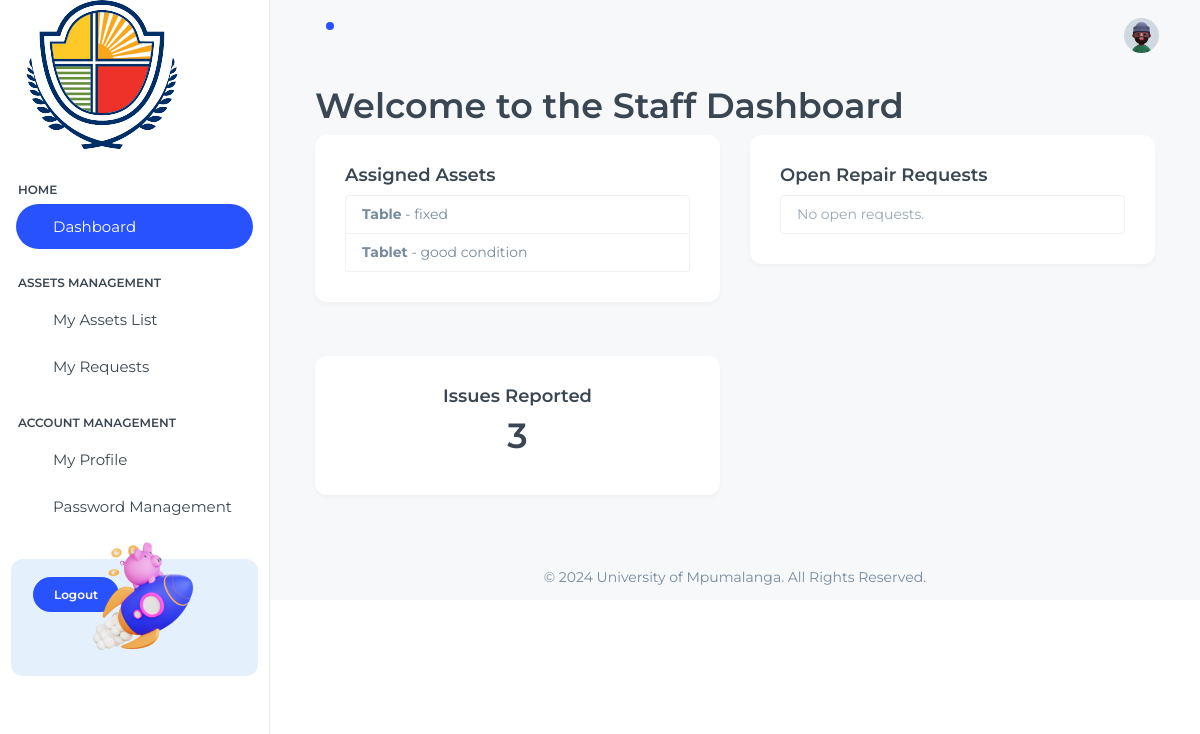
The page /staff/dashboard/ (signed in) on the database its author committed.
### administration/models.py (models this page shows, shortened)
class Asset(models.Model):
    name = models.CharField(max_length=100)
    university_barcode = models.CharField(max_length=50, unique=True)
    serial_number = models.CharField(max_length=50, unique=True)
    image = models.ImageField(upload_to='assets/images/')
    status = models.CharField(max_length=20, choices=[
        ('damaged', 'Damaged'),
        ('good condition', 'Good Condition'),
        ('fixed', 'Fixed'),
        ('missing', 'Missing')
    ])
    owner = models.ForeignKey(Staff, on_delete=models.SET_NULL, null=True, blank=True)

### staff/views.py (the view)
# urls.py: path('dashboard/', StaffDashboardView.as_view(), name='staff-dashboard'),
class StaffDashboardView(TemplateView):
    template_name = "staff/pages/home/index.html"
    def get_context_data(self, **kwargs):
        context = super().get_context_data(**kwargs)
        staff_user = self.request.user  # Get the logged-in user
        try:
            staff = staff_user.staff  # Assuming a OneToOne relationship with the Staff model
        except AttributeError:
            staff = None
        if staff:
            context['logged_in_user'] = staff_user  # Add user details
            context['assigned_assets'] = Asset.objects.filter(owner=staff)  # Assets assigned to the staff
            context['open_requests'] = RepairRequest.objects.filter(
                asset__owner=staff, status__in=['pending', 'in_progress']
            )
            context['issue_count'] = RepairRequest.objects.filter(asset__owner=staff).count()
        else:
            context['logged_in_user'] = staff_user  # Add user details (fallback)
            context['assigned_assets'] = []
            context['open_requests'] = []
            context['issue_count'] = 0
        return context

### staff/templates/staff/pages/home/index.html (shortened to what this page needs)
{% extends "staff/global/base.html" %}
{% load static %}
{% block content %}
<div class="container-fluid">
    <h1>Welcome to the Staff Dashboard</h1>
    <div class="row">
        <div class="col-md-6">
            <div class="card">
                <div class="card-body">
                    <h5 class="card-title">Assigned Assets</h5>
                    <ul class="list-group">
                        {% for asset in assigned_assets %}
                            <li class="list-group-item">
                                <strong>{{ asset.name }}</strong> - {{ asset.status }}
                            </li>
                        {% empty %}
                            <li class="list-group-item text-muted">No assets assigned.</li>
                        {% endfor %}
                    </ul>
                </div>
            </div>
        </div>
        <div class="col-md-6">
            <div class="card">
                <div class="card-body">
                    <h5 class="card-title">Open Repair Requests</h5>
                    <ul class="list-group">
                        {% for request in open_requests %}
                            <li class="list-group-item">
                                {{ request.asset.name }} - {{ request.status|title }}
                            </li>
                        {% empty %}
                            <li class="list-group-item text-muted">No open requests.</li>
                        {% endfor %}
                    </ul>
                </div>
            </div>
        </div>
    </div>
    <div class="row mt-4">
        <div class="col-md-6">
            <div class="card">
                <div class="card-body text-center">
                    <h5 class="card-title">Issues Reported</h5>
                    <h1>{{ issue_count }}</h1>
                </div>
            </div>
        </div>
    </div>
</div>
{% endblock %}

### rows shown on the page
Asset: name "Table", status "fixed"
Asset: name "Tablet", status "good condition"

### other values the page prints
{{ issue_count }} "3"
